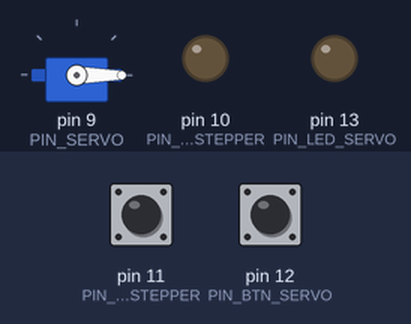
Recording of a sketch running on a simulated Arduino Uno, built with avr-gcc and run on an emulated ATmega328P. Shown: servo, output pins drawn as LEDs (lit = HIGH). Inputs (shaded band) come from the test bench; at power-on: pin 11 (PIN_BTN_STEPPER) LOW, pin 12 (PIN_BTN_SERVO) LOW. Pins used as bus, display or sensor lines are not drawn.

Above: at 2.8 s.
2.9 s: pin 11 (PIN_BTN_STEPPER) pulled HIGH for 0.15 s
At 3.0 s:
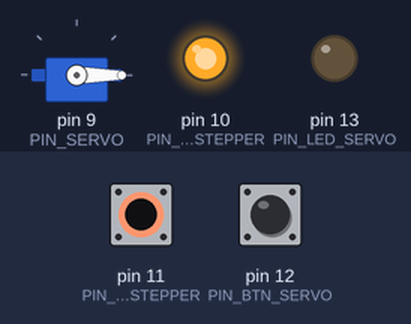
4.6 s: pin 12 (PIN_BTN_SERVO) pulled HIGH for 0.15 s
At 4.7 s:
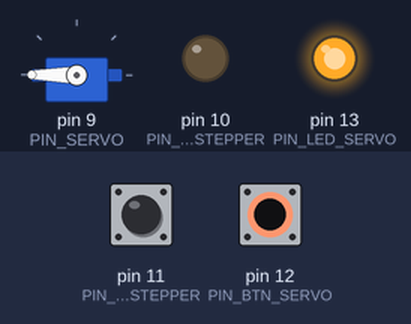
6.3 s: pin 12 (PIN_BTN_SERVO) pulled HIGH for 3.2 s
At 10.5 s:
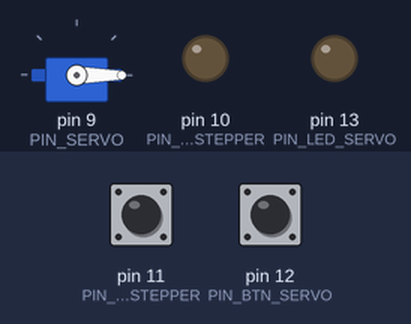
11.0 s: pin 11 (PIN_BTN_STEPPER) pulled HIGH for 3.2 s
At 11.7 s:
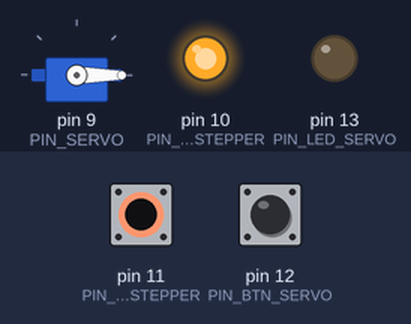
15.7 s: pin 11 (PIN_BTN_STEPPER) driven HIGH and pin 12 (PIN_BTN_SERVO) driven HIGH
At 16.6 s:
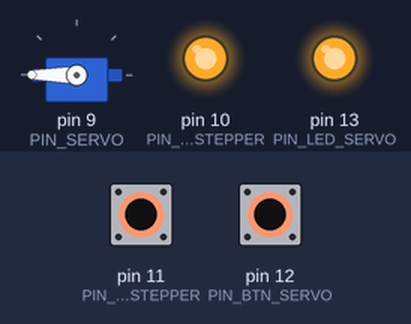
Timing chart, 0 to 18.2 s (numbered marks = the images above; inputs shaded):
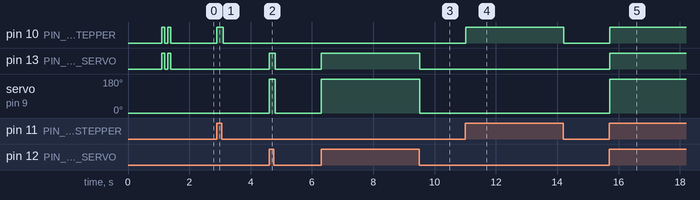

Measured:
- after the input at 2.9 s, pin 10 (PIN_LED_STEPPER): LOW → HIGH at once, → LOW 0.20 s later
- after the input at 4.6 s, pin 13 (PIN_LED_SERVO): LOW → HIGH at once, → LOW 0.20 s later; servo on pin 9 (PIN_SERVO): 0° → 180° at once, → 0° 0.20 s later
- after the input at 6.3 s, pin 13 (PIN_LED_SERVO): LOW → HIGH at once, → LOW 3.2 s later; servo on pin 9 (PIN_SERVO): 0° → 180° at once, → 0° 3.2 s later
- after the input at 11.0 s, pin 10 (PIN_LED_STEPPER): LOW → HIGH at once, → LOW 3.2 s later
- after the input at 15.7 s, pin 10 (PIN_LED_STEPPER), pin 13 (PIN_LED_SERVO): LOW → HIGH at once; servo on pin 9 (PIN_SERVO): 0° → 180° at once

The sketch:

2502Tester.ino
```cpp
// #include <stdio.h>
#include <Servo.h>
#include <Stepper.h>

int PIN_LED_SERVO = 13;
int PIN_LED_STEPPER = 10;
int PIN_BTN_SERVO = 12;
int PIN_BTN_STEPPER = 11;

int PIN_SERVO = 9;

int PIN_STEPPER_EN_A = 5;
int PIN_STEPPER_IN_1 = 6;
int PIN_STEPPER_IN_2 = 7;

Servo servo;

int STEPPER_TEST_VALUE = 180;

void setup() {

  Serial.begin(9600);

  // Buttons and lights

  pinMode(PIN_LED_SERVO, OUTPUT);
  pinMode(PIN_LED_STEPPER, OUTPUT);
  pinMode(PIN_BTN_SERVO, INPUT);
  pinMode(PIN_BTN_STEPPER, INPUT);

  // pinMode(PIN_SERVO_PWR, OUTPUT);

  // Stepper Motor

  pinMode(PIN_STEPPER_EN_A, OUTPUT);
  pinMode(PIN_STEPPER_IN_1, OUTPUT);
  pinMode(PIN_STEPPER_IN_2, OUTPUT);

  digitalWrite(PIN_STEPPER_IN_1, LOW);
  digitalWrite(PIN_STEPPER_IN_2, HIGH);
  analogWrite(PIN_STEPPER_EN_A, 0);

  // Servo

  servo.attach(PIN_SERVO);
  servo.write(0);

  delay(100);

  // Let everything settle and signal all good
  delay(1000);

  digitalWrite(PIN_LED_STEPPER, HIGH);
  digitalWrite(PIN_LED_SERVO, HIGH);
  delay(100);
  digitalWrite(PIN_LED_STEPPER, LOW);
  digitalWrite(PIN_LED_SERVO, LOW);
  delay(100);
  digitalWrite(PIN_LED_STEPPER, HIGH);
  digitalWrite(PIN_LED_SERVO, HIGH);
  delay(100);
  digitalWrite(PIN_LED_STEPPER, LOW);
  digitalWrite(PIN_LED_SERVO, LOW);
  delay(200);

}


void testServo(int start = 0, int stop = 180, int incr = 1, int stepDelay = 5) {

  if(Serial){
    Serial.print("Testing servo ");
    Serial.print(start);
    Serial.print(" -> ");
    Serial.print(stop);
    Serial.print("\n");
  }

  int dir = 1;
  dir = (start < stop) ? 1 : -1;

  // digitalWrite(PIN_LED, HIGH);
  if(dir == 1) {
    for(int p = start; p <= stop; p += incr) {
      servo.write(p);
      delay(stepDelay);
    }
  }

  if(dir == -1) {
    for(int p = start; p >= stop; p -= incr) {
      servo.write(p);
      delay(stepDelay);
    }
  }

  //servo.detach();

  // digitalWrite(PIN_LED, LOW);
}

void testMotor(int dir = 1, int speed = 255, int duration = 5000) {

  if(Serial) {
    String dirStr = (dir > 0) ? "forwards" : "backwards";
    Serial.print("Running motor ");
    Serial.print(dirStr);
    Serial.print(" for ");
    Serial.print(duration);
    Serial.print("ms\n");
  }

  // digitalWrite(PIN_LED, HIGH);

  if(dir > 0) {
    digitalWrite(PIN_STEPPER_IN_1, HIGH);
    digitalWrite(PIN_STEPPER_IN_2, LOW);
  }

  else {
    digitalWrite(PIN_STEPPER_IN_1, LOW);
    digitalWrite(PIN_STEPPER_IN_2, HIGH);
  }

  // digitalWrite(PIN_LED, HIGH);
  analogWrite(PIN_STEPPER_EN_A, speed);
  delay(duration);
  analogWrite(PIN_STEPPER_EN_A, 0);

  // digitalWrite(PIN_LED, LOW);

}

void testMotorAccel(int start = 0, int target = 255, int duration = 5000, int hold = 2000) {

  // Accelerate forwards
  digitalWrite(PIN_STEPPER_IN_1, HIGH);
  digitalWrite(PIN_STEPPER_IN_2, LOW);

  if(Serial)
    Serial.println("Testing acceleration");

  int delayTime = duration / 100;

  // Speed up

  for(int i = 0; i <= 100; i += 1) {
    int value = map(i, 0, 100, start, target);
    // analogWrite(PIN_LED, value);
    analogWrite(PIN_STEPPER_EN_A, value);

    delay(delayTime);
  }

  delay(hold);

  // Slow down

  for(int i = 100; i >= 0; i -= 1) {
    int value = map(i, 0, 100, start, target);
    // analogWrite(PIN_LED, value);
    analogWrite(PIN_STEPPER_EN_A, value);

    delay(delayTime);
  }

}

void loop() {

  // Servo button

  if(digitalRead(PIN_BTN_SERVO)) {
    digitalWrite(PIN_LED_SERVO, HIGH);
    servo.write(STEPPER_TEST_VALUE);
  }

  else {
    digitalWrite(PIN_LED_SERVO, LOW);
    servo.write(0);
  }


  if(digitalRead(PIN_BTN_STEPPER)) {
    digitalWrite(PIN_LED_STEPPER, HIGH);
    // digitalWrite(13, HIGH);

    // digitalWrite(PIN_STEPPER_IN_1, HIGH);
    // digitalWrite(PIN_STEPPER_IN_2, LOW);
    analogWrite(PIN_STEPPER_EN_A, 200);

  }

  else {
    digitalWrite(PIN_LED_STEPPER, LOW);
    // digitalWrite(13, LOW);
    analogWrite(PIN_STEPPER_EN_A, 0);
  }

  delay(100);

  return;

}
```
